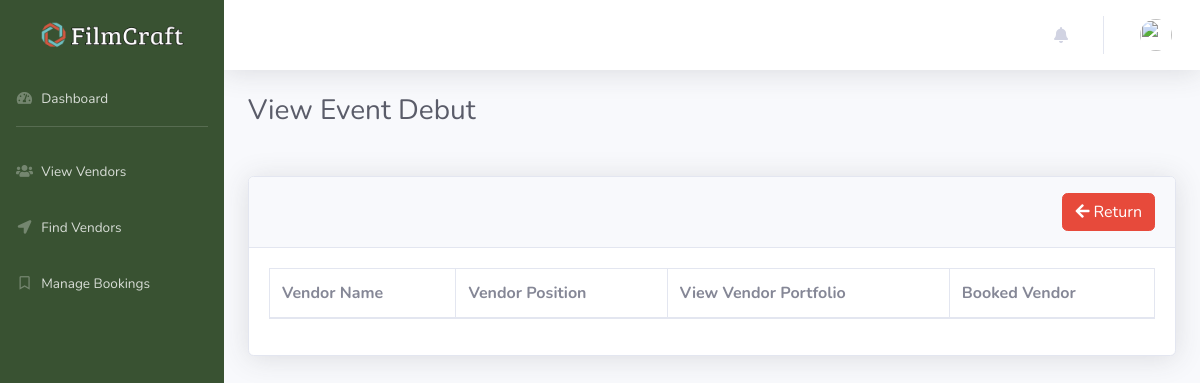
/user_customer/view_event_vendor.php?eid=2, run on an earlier commit of the app's database.
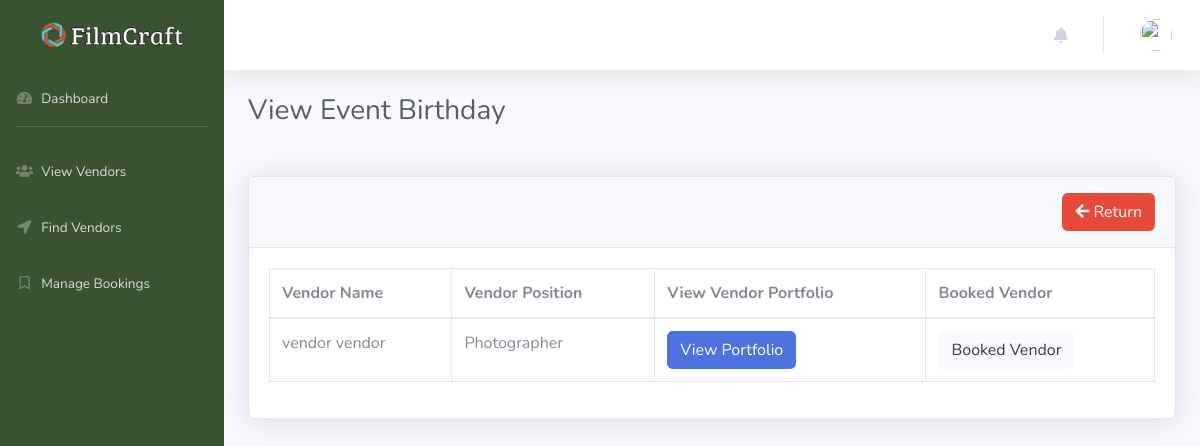
And on a later commit of the database.
### tables this page shows
CREATE TABLE `events` (
  `eventId` int(11) NOT NULL,
  `eventName` varchar(200) NOT NULL,
  `eventDescription` varchar(200) NOT NULL,
  `eventImage` varchar(255) NOT NULL
);

CREATE TABLE `portfolio` (
  `portfolioId` int(11) NOT NULL,
  `vendor_Id` int(11) NOT NULL,
  `vendorWork_Id` int(11) NOT NULL,
  `portfolioFirstName` varchar(50) NOT NULL,
  `portfolioLastName` varchar(50) NOT NULL,
  `portfolioAddress` varchar(150) NOT NULL,
  `portfolioEmail` varchar(150) NOT NULL,
  `portfolioVendorPosition` varchar(50) NOT NULL,
  `portfolioProfileImage` varchar(255) NOT NULL,
  `portfolioRating` varchar(50) NOT NULL,
  `portfolioBookingRate` varchar(250) NOT NULL,
  `portfolioStartPrice` varchar(150) NOT NULL,
  `portfolioEndPrice` varchar(150) NOT NULL,
  `portfolioDescription` varchar(255) NOT NULL,
  `portfolioStatus` tinyint(4) NOT NULL,
  `portfolioSessionStatus` tinyint(4) NOT NULL,
  `portfolioEvent` int(11) NOT NULL
);

CREATE TABLE `vendor` (
  `vendorId` int(11) NOT NULL,
  `vendorEmail` varchar(150) NOT NULL,
  `vendorPassword` varchar(150) NOT NULL,
  `vendorFirstName` varchar(50) NOT NULL,
  `vendorLastName` varchar(50) NOT NULL,
  `vendorGender` varchar(20) NOT NULL,
  `vendorBirthdate` varchar(50) NOT NULL,
  `vendorNumber` varchar(50) NOT NULL,
  `vendorAddress` varchar(150) NOT NULL,
  `vendorType` varchar(50) NOT NULL,
  `vendorPosition` varchar(50) NOT NULL,
  `vendorProfileImage` varchar(255) NOT NULL,
  `vendorStatus` tinyint(5) NOT NULL,
  `vendorUserType` varchar(150) NOT NULL,
  `vendorLatitude` varchar(255) NOT NULL,
  `vendorLongitude` varchar(255) NOT NULL
);

### user_customer/view_event_vendor.php (the view, shortened to what the changed rows need)
<?php
include("header.php");
include("../function/database.php");
$conn = $database;
$vendor_assign_event = $_GET['eid'];
$showEventSql = "SELECT * FROM events WHERE eventId = '$vendor_assign_event' ";
$resultShowEvent = mysqli_query($conn,$showEventSql);
while($rowShowEvent = mysqli_fetch_assoc($resultShowEvent)) {
    $showEventName = $rowShowEvent['eventName'];
}
?>
<body id="page-top">
    <div id="wrapper">
        <div id="content-wrapper" class="d-flex flex-column">
            <div id="content">
                <div class="container-fluid">
                    <h1 class="h3 mb-5 text-gray-800">View Event <?php echo $showEventName ?></h1>
                    <div class="card shadow mb-4">
                        <div class="card-header py-3 text-right">
                         </div>
                        <div class="card-body">
                            <div class="table-responsive">
                                <table class="table table-bordered" id="dataTablex" width="100%" cellspacing="0">
                                    <thead>
                                        <tr>
                                            <th>Vendor Name</th>
                                            <th>Vendor Position</th>
                                            <th>View Vendor Portfolio</th>
                                            <th>Booked Vendor</th>
                                        </tr>
                                    </thead>
                                    <tbody>
                                        <?php
                                        $query = "SELECT * FROM portfolio
                                        JOIN vendor ON portfolio.vendor_Id = vendor.vendorId
                                        WHERE vendor.vendorStatus = '1' AND portfolio.portfolioEvent = '$vendor_assign_event'
                                        ";
                                        $result = mysqli_query($conn,$query);
                                        while($row = mysqli_fetch_assoc($result)) {
                                        $portfolioSessionStatus = $row['portfolioSessionStatus'];
                                        $fetchId        = $row['vendor_Id'];
                                        $fetchFirstName = $row['vendorFirstName'];
                                        $fetchLastName  = $row['vendorLastName'];
                                        $concatName     = $fetchFirstName.' '.$fetchLastName;
                                        $fetchPosition  = $row['portfolioVendorPosition'];
                                          if($fetchPosition == "Both") {
                                          $positionDisplay = "Photographer and Videographer";
                                        } else if($fetchPosition == "None") {
                                          $positionDisplay = "None";
                                        } else if($fetchPosition == "Photographer") {
                                            $positionDisplay = "Photographer";
                                        } else if($fetchPosition == "Videographer") {
                                            $positionDisplay = "Videographer";
                                        }
                                        ?>
                                        <tr>
                                            <td><?php echo $concatName ?></td>
                                            <td><?php echo $positionDisplay ?></td>
                                            <td><a href="view_portfolio.php?VID=<?php echo $fetchId ?>" class="btn btn-primary">View Portfolio</a></td>
                                            <td>
                                                <?php  if($portfolioSessionStatus == 1) { ?>
                                                    <a href="book_vendor.php?VID=<?php echo $fetchId ?>" class="btn btn-success">Booked Vendor</a>
                                                <?php } else if($portfolioSessionStatus == 0 OR $portfolioSessionStatus == 2) {  ?>
                                                    <a class="btn btn-light">Booked Vendor</a>
                                                <?php } ?>
                                            </td>
                                        </tr>
                                       <?php } ?>
                                    </tbody>
                                </table>
                            </div>
                        </div>
                    </div>
                </div>
            </div>
        </div>
    </div>
<?php
include("footer.php");
?>

What changed in the data, as far as the page shows it:
changed events: eventName "Debut" → "Birthday"
now on this page (row edited): portfolio: vendor_Id.vendorLastName "vendor vendor", portfolioVendorPosition "Photographer", portfolioSessionStatus "Booked Vendor"
